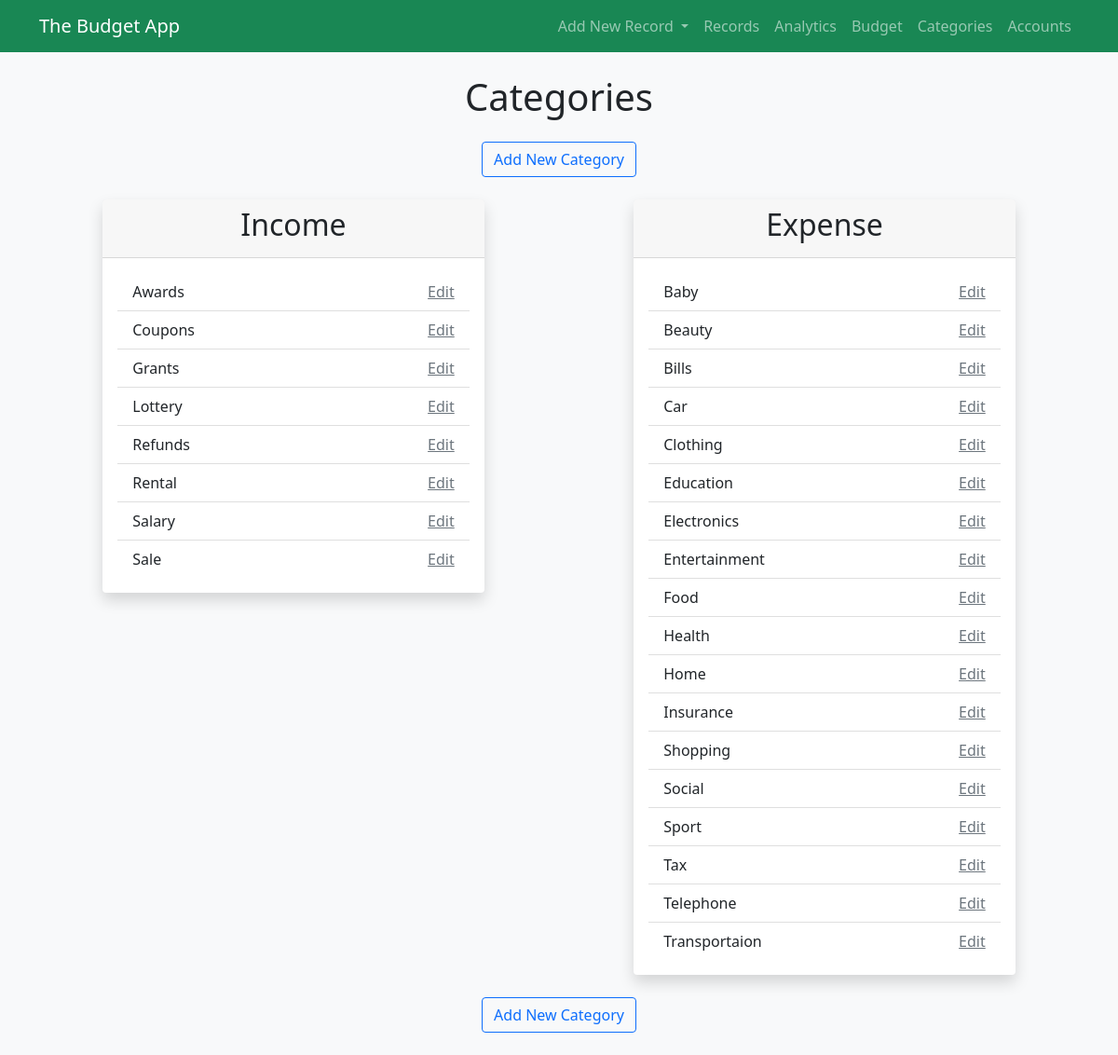
The page /categories on the database its author committed.
### the_budget_app/models.py (models this page shows, shortened)
class Category(models.Model):
    CATEGORY_TYPE = (
        ('income', 'Income'),
        ('expense', 'Expense'),
        ('transfer','Transfer')
    )
    category_type = models.CharField(max_length=8, choices=CATEGORY_TYPE)
    category_name = models.CharField(max_length=200)
    editable = models.BooleanField(default=True)
    class Meta:
        db_table = 'category'
        verbose_name_plural = 'categories'
    def expenses():
        return Category.objects.filter(category_type='expense')
    def incomes():
        return Category.objects.filter(category_type='income', editable=True)

### the_budget_app/views/category_view.py (the view)
# urls.py: path('', index.index, name='index'),
def index(request):
    expenses = Category.expenses()
    incomes = Category.incomes()
    context = {
        'expenses': expenses,
        'incomes': incomes,
    }
    return render(request, CATEGORY_INDEX, context)

### the_budget_app/templates/the_budget_app/category/index.html
{% extends '../base.html' %}
{% block content %}
<div class="container-lg mt-4 mb-4">
    <h1 class="text-center mb-4">Categories</h1>
    <div class="d-flex justify-content-center mt-4 mb-4">
        <a href="{% url 'the_budget:add_category' %}" class="btn btn-outline-primary">Add New Category</a>
    </div>
    <div class="row">
        <div class="col-md-6 mb-4">
            <div class="card shadow border-0 w-75 m-auto">
                <div class="card-header">
                    <h2 class="card-title text-center">Income</h2>
                </div>
                <div class="card-body">
                    <ul class="list-group list-group-flush">
                        {% for income in incomes %}
                        <li class="list-group-item">
                            {{ income.category_name }}
                            <span class="float-end">
                                <a href="{% url 'the_budget:edit_category' income.pk %}" class="link-secondary">
                                    Edit
                                </a>
                            </span>
                        </li>
                        {% endfor %}
                    </ul>
                </div>
            </div>
        </div>
        <div class="col-md-6 mb-4">
            <div class="card shadow border-0 w-75 m-auto">
                <div class="card-header">
                    <h2 class="card-title text-center">Expense</h2>
                </div>
                <div class="card-body">
                    <ul class="list-group list-group-flush">
                        {% for expense in expenses %}
                        <li class="list-group-item">
                            {{ expense.category_name }}
                            <span class="float-end">
                                <a href="{% url 'the_budget:edit_category' expense.pk %}" class="link-secondary">
                                    Edit
                                </a>
                            </span>
                        </li>
                        {% endfor %}
                    </ul>
                </div>
            </div>
        </div>
    </div>
    <div class="d-flex justify-content-center">
        <a href="{% url 'the_budget:add_category' %}" class="btn btn-outline-primary">Add New Category</a>
    </div>
</div>
{% endblock content %}

### rows shown on the page
Category: category_name "Awards"
Category: category_name "Coupons"
Category: category_name "Grants"
Category: category_name "Lottery"
Category: category_name "Refunds"
Category: category_name "Rental"
Category: category_name "Salary"
Category: category_name "Sale"
Category: category_name "Baby"
Category: category_name "Beauty"
Category: category_name "Bills"
Category: category_name "Car"
Category: category_name "Clothing"
Category: category_name "Education"
Category: category_name "Electronics"
Category: category_name "Entertainment"
Category: category_name "Food"
Category: category_name "Health"
Category: category_name "Home"
Category: category_name "Insurance"
Category: category_name "Shopping"
Category: category_name "Social"
Category: category_name "Sport"
Category: category_name "Tax"
Category: category_name "Telephone"
Category: category_name "Transportaion"
